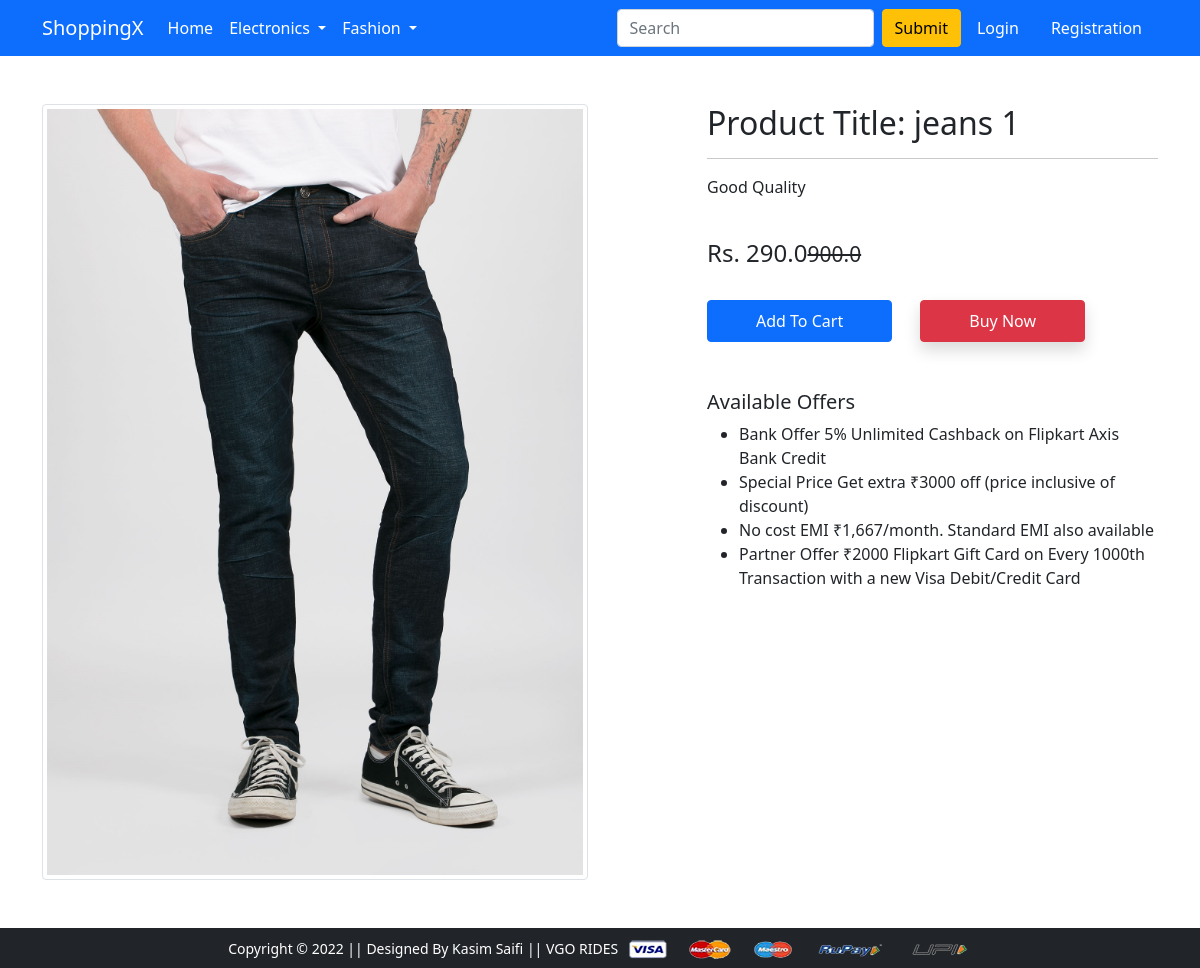
Screenshot of /product-detail/1 with the database file from the repository.
### app/models.py (models this page shows, shortened)
class Product(models.Model):
    title=models.CharField(max_length=90)
    selling_price=models.FloatField()
    descounted_price=models.FloatField()
    descripiton=models.TextField()
    brand=models.CharField(max_length=90)
    category=models.CharField(choices=CATEGORY_CHOICES , max_length=2)
    product_image=models.ImageField(upload_to='producting')

### app/views.py (the view)
# urls.py: path('product-detail/<int:pk>', views.ProductDetailView.as_view() , name='product-detail'),
class ProductDetailView(View):
 def get(self , request , pk):
    product=Product.objects.get(pk=pk)
    return render(request, 'productdetail.html' , {'product':product})

### templates/productdetail.html (shortened to what this page needs)
{% extends 'base.html' %}
{% load static %}
{% block main-content %}
<div class="container my-5">
 <div class="row">
  <div class="col-sm-6 text-center align-self-center">
   <img src="/media/{{product.product_image}}" alt="" class="img-fluid img-thumbnail">
  </div>
  <div class="col-sm-5 offset-sm-1">
   <h2>Product Title: {{product.title}}</h2>
   <hr>
   <p>{{product.descripiton}}</p> <br>
   <h4>Rs. {{product.descounted_price}}<small class="fw-light text-decoration-line-through">{{product.selling_price}}</small></h4> <br>
    <form action="/add-to-cart" class="d-inline " >
        <button type="submit"  class="btn btn-primary shodow px-5 py-2">
            Add To Cart
        </button>
    </form>
   <a href="{% url 'buy-now' %}" class="btn btn-danger shadow px-5 py-2 ms-4">Buy Now</a>
   <h5 class="mt-5">Available Offers</h5>
   <ul>
    <li>Bank Offer 5% Unlimited Cashback on Flipkart Axis Bank Credit</li>
    <li>Special Price Get extra ₹3000 off (price inclusive of discount)</li>
    <li>No cost EMI ₹1,667/month. Standard EMI also available</li>
    <li>Partner Offer ₹2000 Flipkart Gift Card on Every 1000th Transaction with a new Visa Debit/Credit Card</li>
   </ul>
  </div>
 </div>
</div>
{% endblock main-content %}

### rows the page displays
Product: product_image (picture), title "jeans 1", descripiton "Good Quality", descounted_price "290.0", selling_price "900.0"
